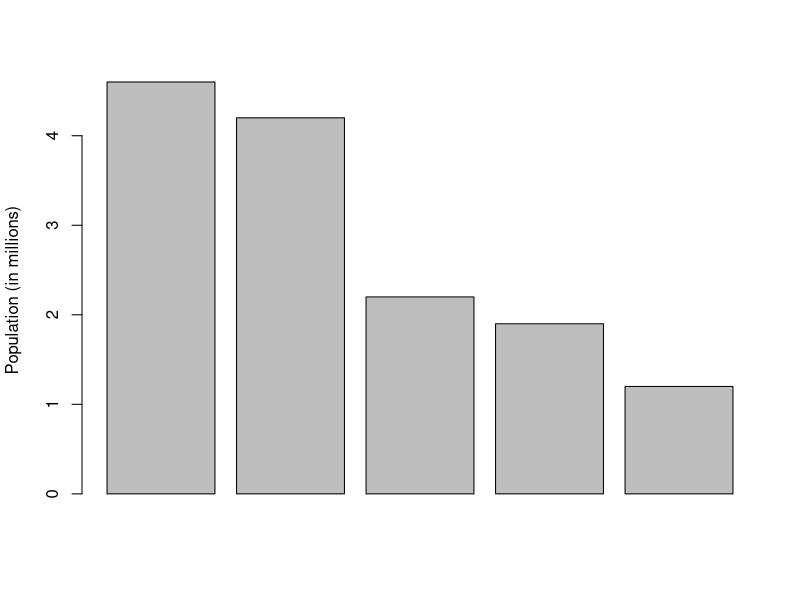

Source code (R):
#Question 1A
11^2 %% 7
#[1] 2
4^2 %% 7
#[1] 2

#Question 1B
11^3 %% 7
#[1] 1
4^3 %% 7
#[1] 1

#Question 1C
11^4 %% 7
#[1] 4
4^4 %% 7
#[1] 4

#Question 1D
11^5 %% 7
#[1] 2
4^5 %% 7
#[1] 2

#Question 1E
#Based on the pattern above (2,1,4):
#11^16 would be
( 16 / 3 - 5 ) %% 3
#[1] 1/3 
#Would be 4 because we are picking the first digit of the pattern

#Question 1F
options(digits = 16)
11^16 %% 7
#[1] 3
#I was right

#Question 2A
first20 <- 1:20
sum(first20)
#[1] 210

#Question 2B
sum(rivers)
#[1] 83357

#Question 3A
denominator <- c(seq(1,20,1))
1/denominator
sum(1/denominator)
#[1] 3.597739657143682

#Question 3B
sum(1/denominator^2)
#[1] 1.596163243913023

#Question 3C
sum(1/denominator^3)
#[1] 1.200867841958437

#Question 3D
sum(log(seq(1,20,1)))
#[1] 42.33561646075349

#Question 4
AUcities <- c(4.6,4.2,2.2,1.9,1.2)
barplot(AUcities, ylab = "Population (in millions)")
